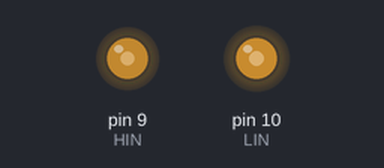
Bench run of a sketch on a simulated Arduino Uno, built with avr-gcc and run on an emulated ATmega328P. Shown: output pins drawn as LEDs (lit = HIGH).

Above: at 0.21 s.
Timing chart, 0 to 40.0 s (numbered marks = the images above):
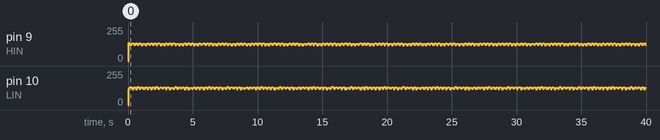

The sketch:

Inverter_Control.ino
```cpp
#define HIN 9  // High-side MOSFET
#define LIN 10 // Low-side MOSFET (Complementary)

const int pwmResolution = 255; // 8-bit PWM resolution (0-255)
const float freqSin = 50.0;    // Target output frequency (50Hz)
const int samples = 100;       // Number of samples per sine wave cycle

int pwmValues[samples]; // Lookup table for sine wave

void setup() {
  pinMode(HIN, OUTPUT);
  pinMode(LIN, OUTPUT);

  // Pre-calculate the sine wave lookup table
  for (int i = 0; i < samples; i++) {
    float angle = 2.0 * PI * i / samples;
    // Shift sine wave to be strictly positive (0 to 255)
    pwmValues[i] = int((sin(angle) + 1.0) * (pwmResolution / 2.0));
  }
}

void loop() {
  for (int i = 0; i < samples; i++) {
    // Apply SPWM to HIN
    analogWrite(HIN, pwmValues[i]);

    // Apply complementary SPWM to LIN (Inverted)
    analogWrite(LIN, pwmResolution - pwmValues[i]);

    // Delay to maintain the 50Hz output frequency
    // Time per sample = 1 / (freqSin * samples)
    delayMicroseconds(int(1e6 / (freqSin * samples)));
  }
}
```
